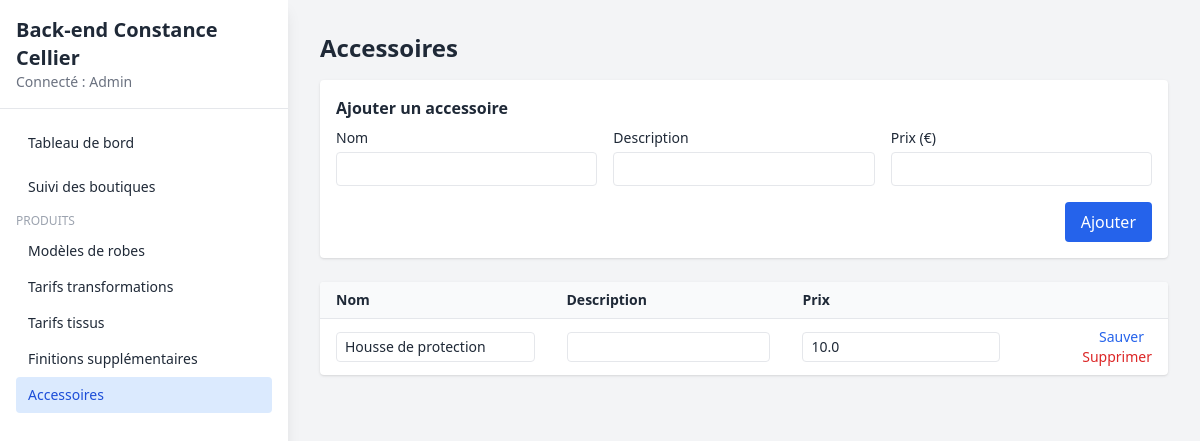
Screenshot of /admin/produits/accessoires (signed in) with the database file from the repository.
### app/models.py (models this page shows)
class User(Base):
    __tablename__ = "users"
    id = Column(Integer, primary_key=True, index=True)
    nom = Column(String, nullable=False)
    email = Column(String, unique=True, index=True, nullable=False)
    mot_de_passe = Column(String, nullable=False)
    type = Column(SAEnum(UserType), nullable=False, default=UserType.ADMIN)

class Accessoire(Base):
    __tablename__ = "accessoires"
    id = Column(Integer, primary_key=True, index=True)
    nom = Column(String, nullable=False)
    description = Column(Text, nullable=True)
    prix = Column(Float, default=0.0, nullable=False)

### app/admin_routes.py (the view)
@router.get("/admin/produits/accessoires")
def list_accessoires(
    request: Request,
    db: Session = Depends(get_db),
    admin: models.User = Depends(get_current_admin),
):
    accessoires = db.query(models.Accessoire).all()
    return templates.TemplateResponse(
        "admin_accessoires.html",
        {
            "request": request,
            "admin": admin,
            "accessoires": accessoires,
            "page": "produits",
            "sous_page": "accessoires",
        },
    )

### app/templates/admin_accessoires.html (shortened to what this page needs)
{% extends "base.html" %}
{% block content %}
<h1 class="text-2xl font-bold mb-4">Accessoires</h1>
<div class="bg-white rounded shadow p-4 mb-6">
    <h2 class="font-semibold mb-2">Ajouter un accessoire</h2>
    <form action="/admin/produits/accessoires/create" method="post" class="grid grid-cols-1 md:grid-cols-3 gap-4">
        <div>
            <label class="block text-sm font-medium mb-1">Nom</label>
            <input type="text" name="nom" required class="w-full border rounded px-2 py-1">
        </div>
        <div>
            <label class="block text-sm font-medium mb-1">Description</label>
            <input type="text" name="description" class="w-full border rounded px-2 py-1">
        </div>
        <div>
            <label class="block text-sm font-medium mb-1">Prix (€)</label>
            <input type="number" name="prix" step="0.01" min="0" class="w-full border rounded px-2 py-1">
        </div>
        <div class="md:col-span-3 flex justify-end">
            <button type="submit" class="bg-blue-600 text-white px-4 py-2 rounded hover:bg-blue-700">
                Ajouter
            </button>
        </div>
    </form>
</div>
<div class="bg-white rounded shadow overflow-hidden">
    <table class="min-w-full text-sm">
        <thead class="bg-gray-50">
        <tr>
            <th class="px-4 py-2 text-left">Nom</th>
            <th class="px-4 py-2 text-left">Description</th>
            <th class="px-4 py-2 text-left">Prix</th>
            <th class="px-4 py-2"></th>
        </tr>
        </thead>
        <tbody>
        {% for a in accessoires %}
            <tr class="border-t">
                <form action="/admin/produits/accessoires/{{ a.id }}/update" method="post">
                    <td class="px-4 py-2">
                        <input type="text" name="nom" value="{{ a.nom }}" class="w-full border rounded px-2 py-1">
                    </td>
                    <td class="px-4 py-2">
                        <input type="text" name="description" value="{{ a.description or '' }}" class="w-full border rounded px-2 py-1">
                    </td>
                    <td class="px-4 py-2">
                        <input type="number" name="prix" step="0.01" value="{{ a.prix }}" class="w-full border rounded px-2 py-1">
                    </td>
                    <td class="px-4 py-2 text-right">
                        <button type="submit" class="text-blue-600 mr-2">Sauver</button>
                </form>
                        <form action="/admin/produits/accessoires/{{ a.id }}/delete" method="post" class="inline">
                            <button type="submit" class="text-red-600" onclick="return confirm('Supprimer cet accessoire ?');">Supprimer</button>
                        </form>
            </tr>
        {% endfor %}
        </tbody>
    </table>
</div>
{% endblock %}

### app/templates/base.html (shortened to what this page needs)
<!DOCTYPE html>
<html lang="fr">
<head>
    <script src="https://cdn.tailwindcss.com"></script>
</head>
<body class="bg-gray-100 text-gray-800">
<div class="min-h-screen flex">
    <aside class="w-72 bg-white shadow-lg">
        <div class="p-4 border-b">
            <h1 class="text-xl font-bold">Back-end Constance Cellier</h1>
            {% if admin %}
            <p class="text-sm text-gray-500">Connecté : {{ admin.nom }}</p>
            {% endif %}
        </div>
        <nav class="p-4 space-y-2 text-sm">
            <a href="/admin/dashboard" class="block px-3 py-2 rounded {{ 'bg-blue-100 text-blue-700' if page=='dashboard' else 'hover:bg-gray-100' }}">
                Tableau de bord
            </a>
            <a href="/admin/boutiques" class="block px-3 py-2 rounded {{ 'bg-blue-100 text-blue-700' if page=='boutiques' else 'hover:bg-gray-100' }}">
                Suivi des boutiques
            </a>
            <div class="mt-4">
                <p class="text-xs uppercase text-gray-400 mb-1">Produits</p>
                <a href="/admin/produits/robes" class="block px-3 py-2 rounded {{ 'bg-blue-100 text-blue-700' if sous_page=='robes' else 'hover:bg-gray-100' }}">
                    Modèles de robes
                </a>
                <a href="/admin/tarifs/transformations" class="block px-3 py-2 rounded {{ 'bg-blue-100 text-blue-700' if sous_page=='tarifs_transformations' else 'hover:bg-gray-100' }}">
                    Tarifs transformations
                </a>
                <a href="/admin/tarifs/tissus" class="block px-3 py-2 rounded {{ 'bg-blue-100 text-blue-700' if sous_page=='tarifs_tissus' else 'hover:bg-gray-100' }}">
                    Tarifs tissus
                </a>
                <a href="/admin/finitions_supplementaires" class="block px-3 py-2 rounded {{ 'bg-blue-100 text-blue-700' if sous_page=='finitions_supp' else 'hover:bg-gray-100' }}">
                    Finitions supplémentaires
                </a>
                <a href="/admin/produits/accessoires" class="block px-3 py-2 rounded {{ 'bg-blue-100 text-blue-700' if sous_page=='accessoires' else 'hover:bg-gray-100' }}">
                    Accessoires
                </a>
            </div>
        </nav>
    </aside>
    <main class="flex-1 p-8">
        {% block content %}{% endblock %}
    </main>
</div>
</body>
</html>

### rows the page displays
User: nom "Admin"
Accessoire: nom "Housse de protection", prix "10.0"
